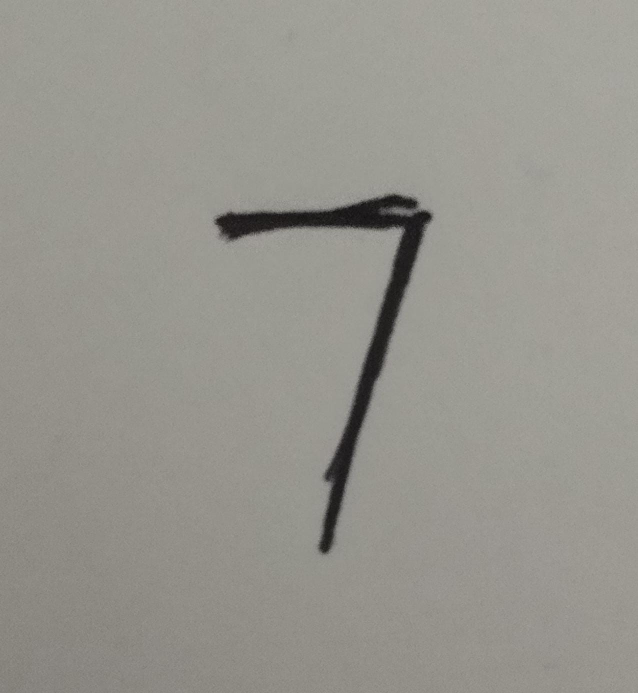
#> input picture Unsupervised-Machine-Learning/Kelompok 1- A PCA-Based Convulation Network/Program/7.jpg, 1276 x 1386 px (shown at 1/2 size)
$ jupyter execute --allow-errors UAS_USL.ipynb
#> lines starting #> are read from the running program, lines starting #| are printed output that depends on the picture; after the words box and inside, x2 and y2 are one past the last pixel; in counts of white or black regions, pixels touching at a corner belong together
[cell 1]
# import Libraries
import numpy as np
import cv2
import joblib
from sklearn.decomposition import PCA
from sklearn.svm import LinearSVC
from sklearn.datasets import fetch_openml
from sklearn.model_selection import train_test_split

[cell 2]
# === LOAD MNIST ===
def load_mnist_data(max_samples=3000):
    mnist = fetch_openml('mnist_784', version=1)
    X = mnist.data.to_numpy().astype(np.float32).reshape(-1, 28, 28)
    y = mnist.target.astype(int)
    return X[:max_samples], y[:max_samples]

[cell 3]
# === EXTRACT PATCHES ===
# [11 lines left out: function extract_random_patches, not called in this run]

[cell 4]
# === LEARN PCA FILTERS ===
# [5 lines left out: function learn_pca_filters, not called in this run]

[cell 5]
# === CONVOLVE ===
# [6 lines left out: function convolve_images, not called in this run]

[cell 6]
# === BINARY HASHING + HISTOGRAM ===
# [9 lines left out: function binary_hashing, not called in this run]

[cell 7]
# === BLOCK HISTOGRAM ===
# [15 lines left out: function block_histogram, not called in this run]

[cell 8]
# === TRAIN + SAVE MODEL ===
def train_and_save_model():
    print("📥 Loading data...")
    X, y = load_mnist_data(3000)
    X_train, X_test, y_train, y_test = train_test_split(X, y, train_size=0.8, stratify=y, random_state=42)

    print("🧩 Stage 1 PCA...")
    patches1 = extract_random_patches(X_train, patch_size=7, stride=1, max_patches=50000)
    filters1, pca1 = learn_pca_filters(patches1, num_filters=6, patch_size=7)

    print("🎛 Convolution stage 1...")
    fmap1_train = convolve_images(X_train, filters1)
    fmap1_test = convolve_images(X_test, filters1)

    print("🧩 Stage 2 PCA...")
    combined_maps = np.array([np.sum(fm, axis=0) for fm in fmap1_train])
    patches2 = extract_random_patches(combined_maps, patch_size=7, stride=1, max_patches=50000)
    filters2, pca2 = learn_pca_filters(patches2, num_filters=11, patch_size=7)

    print("🎛 Convolution stage 2...")
    fmap2_train = np.array([np.stack([cv2.filter2D(np.sum(fm, axis=0), -1, f) for f in filters2]) for fm in fmap1_train])
    fmap2_test = np.array([np.stack([cv2.filter2D(np.sum(fm, axis=0), -1, f) for f in filters2]) for fm in fmap1_test])

    print("🔐 Feature encoding...")
    hashed_train = binary_hashing(fmap2_train)
    hashed_test = binary_hashing(fmap2_test)
    features_train = block_histogram(hashed_train, block_size=(7, 7), overlap=0.5)
    features_test = block_histogram(hashed_test, block_size=(7, 7), overlap=0.5)

    print("🎯 Training classifier...")
    clf = LinearSVC(max_iter=3000)
    clf.fit(features_train, y_train)

    acc = clf.score(features_test, y_test)
    print(f"✅ Accuracy: {acc * 100:.2f}%")

    print("💾 Saving model...")
    joblib.dump({'filters1': filters1, 'filters2': filters2, 'clf': clf}, "pcn_model.joblib")
    print("✅ Model saved as pcn_model.joblib")

train_and_save_model()
#> (the call stopped at in load_mnist_data, `mnist = fetch_openml('mnist_784', version=1)`: the network is not available in this run)

[cell 9]
from PIL import Image
# Mengubah gambar ke format yang sesuai
def split_digits(image_path, save_folder=".", resize_to=(28, 28)):
    # Baca dan ubah ke grayscale
#> called with image_path = '7.jpg', save_folder = '.', resize_to = (28, 28)
    img = cv2.imread(image_path, cv2.IMREAD_GRAYSCALE)
#> img: shape (1386, 1276); min 11, max 175, mean 148.7
    if img is None:
        raise ValueError("Gambar tidak ditemukan")

    # Invers warna agar angka jadi putih
    img_inv = cv2.bitwise_not(img)
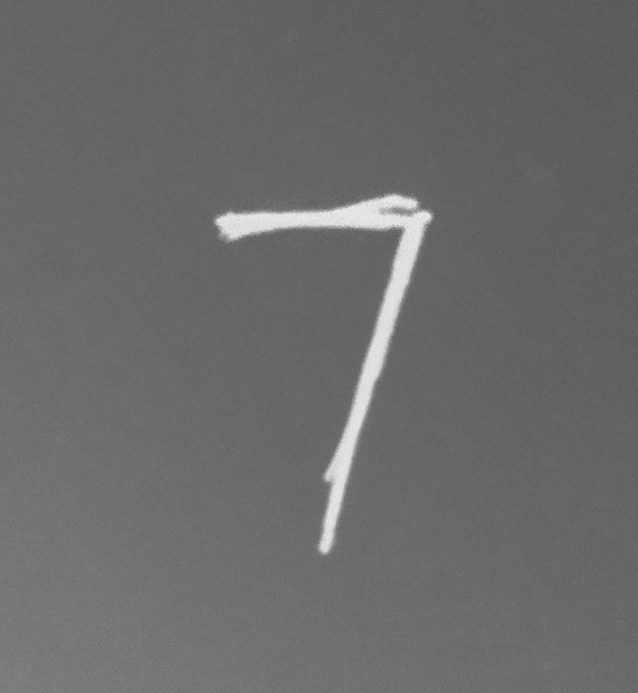
#> img_inv: shape (1386, 1276) (shown at 1/2 size); min 80, max 244, mean 106.3

    # Threshold biner
    _, thresh = cv2.threshold(img_inv, 50, 255, cv2.THRESH_BINARY)
#> thresh: shape (1386, 1276); every value is 255

    # Cari kontur angka
    contours, _ = cv2.findContours(thresh, cv2.RETR_EXTERNAL, cv2.CHAIN_APPROX_SIMPLE)
#> contours = [[[0, 0], [0, 1385], [1275, 1385], [1275, 0]]]

    # Urutkan kontur dari kiri ke kanan
    bounding_boxes = [cv2.boundingRect(c) for c in contours]
#> bounding_boxes = [(0, 0, 1276, 1386)]
    bounding_boxes = sorted(bounding_boxes, key=lambda b: b[0])  # urut x

    # Potong dan simpan setiap angka
    filenames = []
    for i, (x, y, w, h) in enumerate(bounding_boxes):
        digit = img[y:y+h, x:x+w]
        digit = 255 - digit  # Invers: putih jadi hitam, hitam jadi putih
        digit_resized = cv2.resize(digit, resize_to)
        filename = f"{save_folder}/digit_{i}.png"
        cv2.imwrite(filename, digit_resized)
        filenames.append(filename)
#> this loop made 1 pass
#> pass 1, in split_digits, `digit_resized = cv2.resize(digit, resize_to)`:
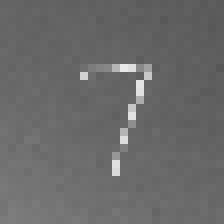
#> digit_resized: shape (28, 28) (shown 8 times larger); min 87, max 232, mean 105.7
#> after the loop, filenames = ['./digit_0.png']

    return filenames

[cell 10]
# === Fungsi deteksi gambar ===
def predict_from_image(image_path, model_path="pcn_model.joblib"):
    print(f"📸 Membaca gambar dari: {image_path}")
    img = cv2.imread(image_path, cv2.IMREAD_GRAYSCALE)
    if img is None:
        raise ValueError("Gambar tidak ditemukan atau format tidak didukung.")

    # Resize ke 28x28
    img = cv2.resize(img, (28, 28)).astype(np.float32)

    # Load model
    model = joblib.load(model_path)
    filters1 = model['filters1']
    filters2 = model['filters2']
    clf = model['clf']

    # Stage 1
    fmap1 = np.stack([cv2.filter2D(img, -1, f) for f in filters1])

    # Stage 2
    combined = np.sum(fmap1, axis=0)
    fmap2 = np.stack([cv2.filter2D(combined, -1, f) for f in filters2])
    fmap2 = np.expand_dims(fmap2, axis=0)

    # Binary hashing + histogram
    # Hash + histogram
    hashed = binary_hashing(fmap2)         # hasil (1, 28, 28)
    feature = block_histogram(hashed)[0]   # ambil histogram

    # Predict
    pred = clf.predict([feature])[0]
    print(f"🔢 Prediksi angka: {pred}")
    return pred

# Tempat untuk mencoba prediksi
files = split_digits("7.jpg")
#> files = ['./digit_0.png']
#> (the rest of this cell did not finish here and is left out)

$ run again, with Unsupervised-Machine-Learning/Kelompok 1- A PCA-Based Convulation Network/Program/0.jpg copied over Unsupervised-Machine-Learning/Kelompok 1- A PCA-Based Convulation Network/Program/7.jpg
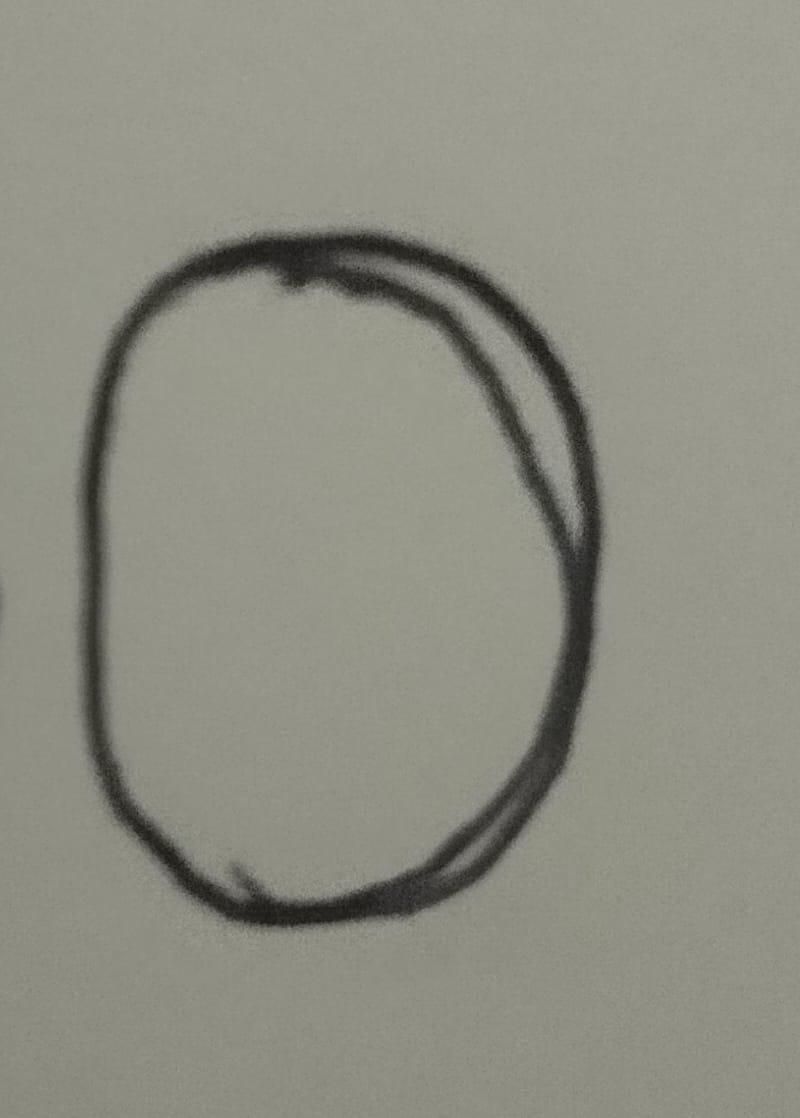
#> input picture Unsupervised-Machine-Learning/Kelompok 1- A PCA-Based Convulation Network/Program/0.jpg, 800 x 1118 px
#> in split_digits, `img_inv = cv2.bitwise_not(img)`:
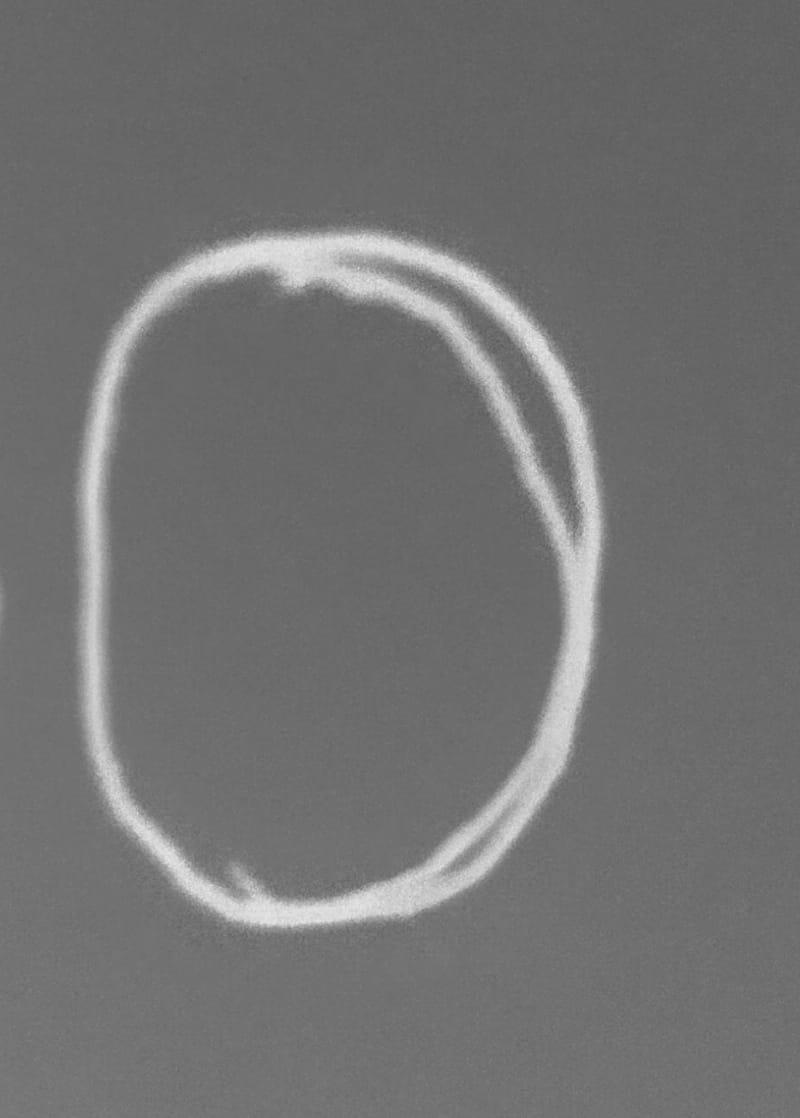
#> img_inv: shape (1118, 800); min 92, max 232, mean 113.8
#> thresh: shape (1118, 800); every value is 255
#> contours = [[[0, 0], [0, 1117], [799, 1117], [799, 0]]]
#> bounding_boxes = [(0, 0, 800, 1118)]
#> the loop in split_digits, `for i, (x, y, w, h) in enumerate(bounding_boxes):` made 1 pass
#> pass 1, in split_digits, `digit_resized = cv2.resize(digit, resize_to)`:
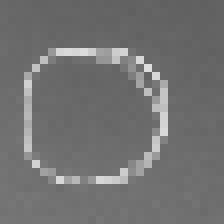
#> digit_resized: shape (28, 28) (shown 8 times larger); min 96, max 221, mean 113.5
#> after the loop in split_digits, `for i, (x, y, w, h) in enumerate(bounding_boxes):`: filenames = ['./digit_0.png']

$ run again, with Unsupervised-Machine-Learning/Kelompok 1- A PCA-Based Convulation Network/Program/1.jpg copied over Unsupervised-Machine-Learning/Kelompok 1- A PCA-Based Convulation Network/Program/7.jpg
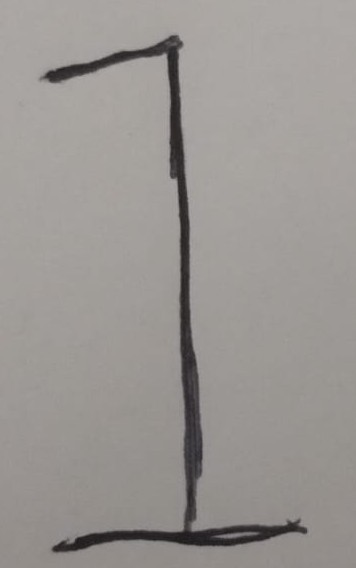
#> input picture Unsupervised-Machine-Learning/Kelompok 1- A PCA-Based Convulation Network/Program/1.jpg, 356 x 568 px
#> in split_digits, `img_inv = cv2.bitwise_not(img)`:
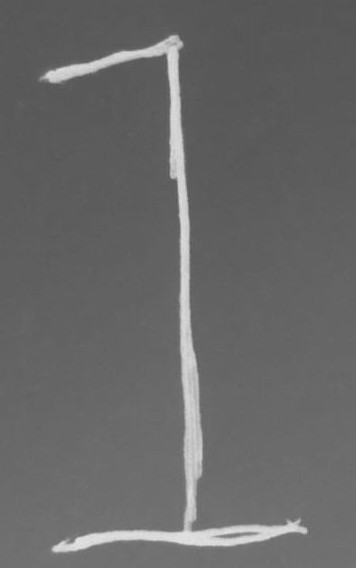
#> img_inv: shape (568, 356); min 84, max 229, mean 104
#> thresh: shape (568, 356); every value is 255
#> contours = [[[0, 0], [0, 567], [355, 567], [355, 0]]]
#> bounding_boxes = [(0, 0, 356, 568)]
#> the loop in split_digits, `for i, (x, y, w, h) in enumerate(bounding_boxes):` made 1 pass
#> pass 1, in split_digits, `digit_resized = cv2.resize(digit, resize_to)`:
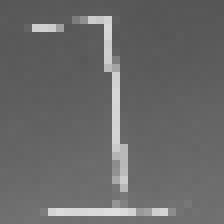
#> digit_resized: shape (28, 28) (shown 8 times larger); min 86, max 223, mean 105.1
#> after the loop in split_digits, `for i, (x, y, w, h) in enumerate(bounding_boxes):`: filenames = ['./digit_0.png']

$ run again, with Unsupervised-Machine-Learning/Kelompok 1- A PCA-Based Convulation Network/Program/2.jpg copied over Unsupervised-Machine-Learning/Kelompok 1- A PCA-Based Convulation Network/Program/7.jpg
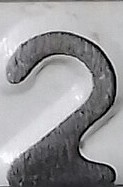
#> input picture Unsupervised-Machine-Learning/Kelompok 1- A PCA-Based Convulation Network/Program/2.jpg, 123 x 187 px
#> in split_digits, `_, thresh = cv2.threshold(img_inv, 50, 255, cv2.THRESH_BINARY)`:
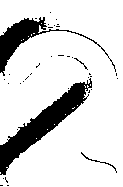
#> thresh: shape (187, 123); 84.6% white; 37 black regions (33 under 20 px)
#> contours = 16 contours, 15 with area under 20; largest, box (x1, y1, x2, y2) and area: (0, 0, 123, 187) 19068
#> in split_digits, `bounding_boxes = [cv2.boundingRect(c) for c in contours]`: bounding_boxes = [(0, 172, 1, 2), (36, 138, 1, 1), (47, 129, 1, 1), (54, 124, 1, 1), (65, 114, 1, 1), (72, 107, 3, 2), (77, 105, 1, 1), (84, 85, 2, 3), (90, 84, 1, 2), (21, 40, 1, 1), (23, 39, 1, 1), (28, 36, 1, 1), (31, 34, 1, 2), (33, 33, 2, 1), (41, 23, 1, 1), (0, 0, 123, 187)]
#> in split_digits, `bounding_boxes = sorted(bounding_boxes, key=lambda b: b[0])`: bounding_boxes = [(0, 172, 1, 2), (0, 0, 123, 187), (21, 40, 1, 1), (23, 39, 1, 1), (28, 36, 1, 1), (31, 34, 1, 2), (33, 33, 2, 1), (36, 138, 1, 1), (41, 23, 1, 1), (47, 129, 1, 1), (54, 124, 1, 1), (65, 114, 1, 1), (72, 107, 3, 2), (77, 105, 1, 1), (84, 85, 2, 3), (90, 84, 1, 2)]
#> the loop in split_digits, `for i, (x, y, w, h) in enumerate(bounding_boxes):` made 16 passes
#> (x, y, w, h, digit, filename) on passes 1, 3, 4, 5, 6, 7, 8, 9: (0, 172, 1, 2, [51, 51], './digit_0.png'), (21, 40, 1, 1, [52], './digit_2.png'), (23, 39, 1, 1, [51], './digit_3.png'), (28, 36, 1, 1, [53], './digit_4.png'), (31, 34, 1, 2, [53, 55], './digit_5.png'), (33, 33, 2, 1, [[53, 57]], './digit_6.png'), (36, 138, 1, 1, [52], './digit_7.png'), (41, 23, 1, 1, [51], './digit_8.png')
#> pass 2, in split_digits, `digit_resized = cv2.resize(digit, resize_to)`:
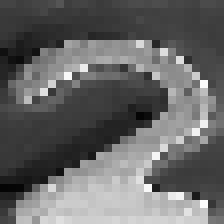
#> digit_resized: shape (28, 28) (shown 8 times larger); min 4, max 252, mean 102.2
#> after the loop in split_digits, `for i, (x, y, w, h) in enumerate(bounding_boxes):`: filenames = 16 items, first 6: './digit_0.png', './digit_1.png', './digit_2.png', './digit_3.png', './digit_4.png', './digit_5.png'
#> files has the same summary as filenames in split_digits
